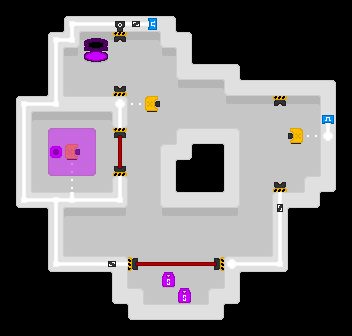

This game map was drawn from its Tiled (.tmx) file and the tilesets committed beside it. A one-line description and the full map source follow:
An orthogonal 22x21 tile map with 16x16 px tiles, 4 tile layers (layer1, layer2, objects, layer5), 1 hidden layer not drawn.

<map version="1.5" tiledversion="1.7.2" orientation="orthogonal" renderorder="right-down" width="22" height="21" tilewidth="16" tileheight="16" infinite="0" nextlayerid="11" nextobjectid="1">
 <tileset firstgid="1" source="../porthole-tileset.tsx" />
 <layer id="1" name="layer1" width="22" height="21">
  <data encoding="csv">
1,1,1,1,1,1,1,1,1,1,1,1,1,1,1,1,1,1,1,1,1,1,
1,1,1,1,33,33,33,33,33,33,33,1,1,1,1,1,1,1,1,1,1,1,
1,1,1,33,33,2,2,2,2,2,33,33,1,1,1,1,1,1,1,1,1,1,
1,1,1,33,2,2,2,2,2,2,2,33,1,1,1,1,1,1,1,1,1,1,
1,1,1,33,2,2,2,2,2,2,2,33,33,33,33,1,1,1,1,1,1,1,
1,1,1,33,2,2,2,2,2,2,2,2,2,2,33,33,33,33,33,33,33,1,
1,33,33,33,33,33,33,33,2,2,2,2,2,2,2,2,2,2,2,2,33,1,
1,33,2,2,2,2,2,33,2,2,2,2,2,2,2,2,2,2,2,2,33,1,
1,33,2,2,2,2,2,2,2,2,2,33,33,33,33,2,2,2,2,2,33,1,
1,33,2,2,2,2,2,2,2,2,33,33,1,1,33,2,2,2,2,2,33,1,
1,33,2,2,2,2,2,2,2,2,33,1,1,1,33,2,2,2,2,2,33,1,
1,33,2,2,2,2,2,33,2,2,33,1,1,1,33,2,2,2,2,33,33,1,
1,33,33,33,33,33,33,33,2,2,33,33,33,33,33,2,2,33,33,33,1,1,
1,1,1,33,2,2,2,2,2,2,2,2,2,2,2,2,2,33,1,1,1,1,
1,1,1,33,2,2,2,2,2,2,2,2,2,2,2,2,2,33,1,1,1,1,
1,1,1,33,2,2,2,2,2,2,2,2,2,2,2,2,2,33,1,1,1,1,
1,1,1,33,33,33,33,33,2,2,2,2,2,2,33,33,33,33,1,1,1,1,
1,1,1,1,1,1,1,33,2,2,2,2,2,2,33,1,1,1,1,1,1,1,
1,1,1,1,1,1,1,33,33,2,2,2,2,33,33,1,1,1,1,1,1,1,
1,1,1,1,1,1,1,1,33,33,33,33,33,33,1,1,1,1,1,1,1,1,
1,1,1,1,1,1,1,1,1,1,1,1,1,1,1,1,1,1,1,1,1,1
</data>
 </layer>
 <layer id="9" name="layer2" width="22" height="21">
  <data encoding="csv">
0,0,0,0,0,0,0,0,0,0,0,0,0,0,0,0,0,0,0,0,0,0,
0,0,0,11,37,66,66,66,66,66,38,12,0,0,0,0,0,0,0,0,0,0,
0,0,0,37,40,79,48,98,98,99,39,38,0,0,0,0,0,0,0,0,0,0,
0,0,0,34,133,77,78,0,0,0,132,34,12,0,0,0,0,0,0,0,0,0,
0,0,0,34,0,0,0,0,0,0,0,39,66,66,38,12,0,0,0,0,0,0,
0,0,11,34,72,0,0,0,0,0,0,100,98,99,39,66,66,66,66,66,38,0,
0,37,66,135,66,66,66,8,140,0,0,0,0,0,100,98,98,98,98,99,34,0,
0,34,97,98,98,98,99,36,0,0,0,0,0,0,0,0,0,0,0,0,34,0,
0,34,0,0,0,0,0,102,0,0,71,7,66,66,8,0,0,0,0,140,34,0,
0,34,0,0,0,0,0,0,0,0,7,70,44,43,34,0,0,0,0,0,34,0,
0,34,0,0,108,0,0,0,0,0,34,44,0,0,34,0,0,0,0,71,34,0,
0,34,72,0,108,0,71,35,0,0,34,12,0,11,34,0,0,0,71,7,70,0,
0,69,66,137,66,66,66,40,0,0,39,66,66,66,40,0,0,7,66,70,44,0,
0,0,43,34,97,98,98,101,0,0,100,98,98,98,101,0,0,34,44,0,0,0,
0,0,0,34,0,0,0,0,0,0,0,0,0,0,0,0,0,34,0,0,0,0,
0,0,0,34,72,0,0,0,0,0,0,0,0,0,0,0,71,34,0,0,0,0,
0,0,0,69,66,66,66,8,0,0,0,0,0,0,7,66,66,70,0,0,0,0,
0,0,0,0,0,0,43,34,72,0,0,0,0,71,34,44,0,0,0,0,0,0,
0,0,0,0,0,0,0,69,8,72,0,0,71,7,70,0,0,0,0,0,0,0,
0,0,0,0,0,0,0,43,69,66,66,66,66,70,44,0,0,0,0,0,0,0,
0,0,0,0,0,0,0,0,0,0,0,0,0,0,0,0,0,0,0,0,0,0
</data>
 </layer>
 <layer id="2" name="objects" width="22" height="21">
  <data encoding="csv">
0,0,0,0,0,0,0,0,0,0,0,0,0,0,0,0,0,0,0,0,0,0,
0,0,0,0,196,165,165,364,295,455,0,0,0,0,0,0,0,0,0,0,0,0,
0,0,0,196,262,0,0,293,0,0,0,0,0,0,0,0,0,0,0,0,0,0,
0,0,0,166,0,0,0,0,0,0,0,0,0,0,0,0,0,0,0,0,0,0,
0,0,0,166,0,0,0,0,0,0,0,0,0,0,0,0,0,0,0,0,0,0,
0,0,0,166,0,0,0,325,0,0,0,0,0,0,0,0,0,0,0,0,0,0,
0,196,165,262,0,0,0,263,0,257,0,0,0,0,0,0,0,293,0,0,0,0,
0,166,0,0,0,0,0,166,0,0,0,0,0,0,0,0,0,0,0,0,391,0,
0,166,0,0,0,0,0,294,0,0,0,0,0,0,0,0,0,0,290,0,167,0,
0,166,0,393,257,0,0,358,0,0,0,0,0,0,0,0,0,0,0,0,0,0,
0,166,0,0,0,0,0,326,0,0,0,0,0,0,0,0,0,0,0,0,0,0,
0,166,0,0,0,0,0,166,0,0,0,0,0,0,0,0,0,325,0,0,0,0,
0,260,165,197,261,165,165,262,0,0,0,0,0,0,0,0,0,297,0,0,0,0,
0,0,0,166,0,0,0,0,0,0,0,0,0,0,0,0,0,329,0,0,0,0,
0,0,0,166,0,0,0,0,0,0,0,0,0,0,0,0,0,166,0,0,0,0,
0,0,0,166,0,0,0,0,0,0,0,0,0,0,0,0,0,166,0,0,0,0,
0,0,0,260,165,165,266,267,385,323,323,323,323,386,231,165,165,262,0,0,0,0,
0,0,0,0,0,0,0,0,0,0,234,0,0,0,0,0,0,0,0,0,0,0,
0,0,0,0,0,0,0,0,0,0,0,234,0,0,0,0,0,0,0,0,0,0,
0,0,0,0,0,0,0,0,0,0,0,0,0,0,0,0,0,0,0,0,0,0,
0,0,0,0,0,0,0,0,0,0,0,0,0,0,0,0,0,0,0,0,0,0
</data>
 </layer>
 <layer id="10" name="collision" width="22" height="21" visible="0">
  <data encoding="csv">
0,0,0,0,0,0,0,0,0,0,0,0,0,0,0,0,0,0,0,0,0,0,
0,0,0,0,17,17,17,17,17,17,17,0,0,0,0,0,0,0,0,0,0,0,
0,0,0,17,17,17,17,19,0,0,17,17,0,0,0,0,0,0,0,0,0,0,
0,0,0,17,0,0,0,0,0,0,0,17,0,0,0,0,0,0,0,0,0,0,
0,0,0,17,0,0,0,0,0,0,0,17,17,17,17,0,0,0,0,0,0,0,
0,0,0,17,0,0,0,21,0,0,0,0,0,0,17,17,17,17,17,17,17,0,
0,17,17,17,17,17,17,17,0,82,0,0,0,0,0,0,0,19,0,0,17,0,
0,17,0,0,0,0,0,17,0,0,0,0,0,0,0,0,0,0,0,0,17,0,
0,17,0,0,0,0,0,19,0,0,0,17,17,17,17,0,0,0,81,0,17,0,
0,17,0,114,82,0,0,145,0,0,17,17,0,0,17,0,0,0,0,0,17,0,
0,17,0,0,0,0,0,21,0,0,17,0,0,0,17,0,0,0,0,0,17,0,
0,17,0,0,0,0,0,17,0,0,17,0,0,0,17,0,0,21,0,17,17,0,
0,17,17,17,17,17,17,17,0,0,17,17,17,17,17,0,0,17,17,17,0,0,
0,0,0,17,0,0,0,0,0,0,0,0,0,0,0,0,0,17,0,0,0,0,
0,0,0,17,0,0,0,0,0,0,0,0,0,0,0,0,0,17,0,0,0,0,
0,0,0,17,0,0,0,0,0,0,0,0,0,0,0,0,0,17,0,0,0,0,
0,0,0,17,17,17,17,17,22,113,113,113,113,20,17,17,17,17,0,0,0,0,
0,0,0,0,0,0,0,17,0,0,54,0,0,0,17,0,0,0,0,0,0,0,
0,0,0,0,0,0,0,17,17,0,0,54,0,17,17,0,0,0,0,0,0,0,
0,0,0,0,0,0,0,0,17,17,17,17,17,17,0,0,0,0,0,0,0,0,
0,0,0,0,0,0,0,0,0,0,0,0,0,0,0,0,0,0,0,0,0,0
</data>
 </layer>
 <layer id="3" name="layer5" width="22" height="21">
  <data encoding="csv">
0,0,0,0,0,0,0,0,0,0,0,0,0,0,0,0,0,0,0,0,0,0,
0,0,0,0,0,0,0,0,0,0,0,0,0,0,0,0,0,0,0,0,0,0,
0,0,0,0,0,0,0,0,0,0,0,0,0,0,0,0,0,0,0,0,0,0,
0,0,0,0,0,0,0,0,0,0,0,0,0,0,0,0,0,0,0,0,0,0,
0,0,0,0,0,0,0,0,0,0,0,0,0,0,0,0,0,0,0,0,0,0,
0,0,0,0,0,0,0,0,0,0,0,0,0,0,0,0,0,0,0,0,0,0,
0,0,0,0,0,0,0,0,0,0,0,0,0,0,0,0,0,0,0,0,0,0,
0,0,0,0,0,0,0,0,0,0,0,0,0,0,0,0,0,0,0,0,0,0,
0,0,0,424,425,426,0,0,0,0,0,0,0,0,0,0,0,0,0,0,0,0,
0,0,0,456,457,458,0,0,0,0,0,0,0,0,0,0,0,0,0,0,0,0,
0,0,0,488,489,490,0,0,0,0,0,0,0,0,0,0,0,0,0,0,0,0,
0,0,0,0,0,0,0,0,0,0,0,0,0,0,0,0,0,0,0,0,0,0,
0,0,0,0,0,0,0,0,0,0,0,0,0,0,0,0,0,0,0,0,0,0,
0,0,0,0,0,0,0,0,0,0,0,0,0,0,0,0,0,0,0,0,0,0,
0,0,0,0,0,0,0,0,0,0,0,0,0,0,0,0,0,0,0,0,0,0,
0,0,0,0,0,0,0,0,0,0,0,0,0,0,0,0,0,0,0,0,0,0,
0,0,0,0,0,0,0,0,0,0,0,0,0,0,0,0,0,0,0,0,0,0,
0,0,0,0,0,0,0,0,0,0,0,0,0,0,0,0,0,0,0,0,0,0,
0,0,0,0,0,0,0,0,0,0,0,0,0,0,0,0,0,0,0,0,0,0,
0,0,0,0,0,0,0,0,0,0,0,0,0,0,0,0,0,0,0,0,0,0,
0,0,0,0,0,0,0,0,0,0,0,0,0,0,0,0,0,0,0,0,0,0
</data>
 </layer>
</map>
